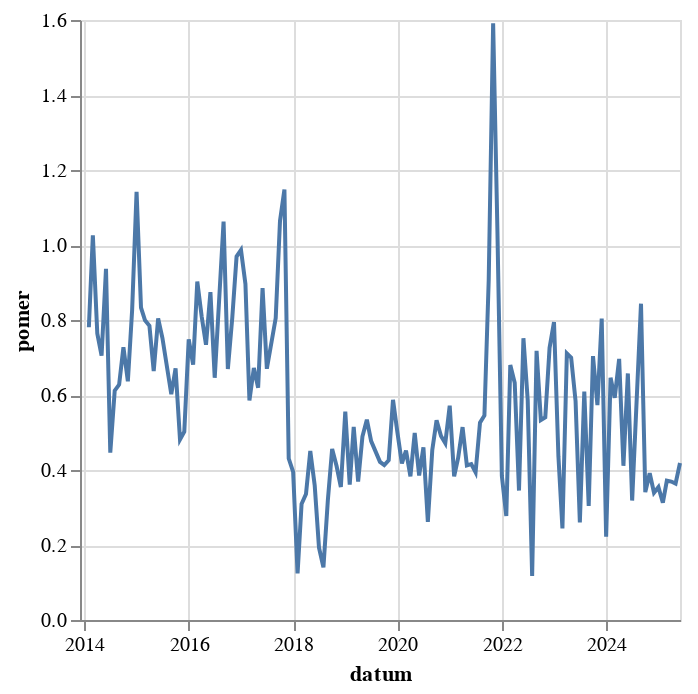

Notebook cell for this chart:
### Code cell
alt.Chart(
    vyvoj.to_pandas()
).mark_line(
).encode(
    alt.X('datum:T'),
    alt.Y('pomer:Q')
)

### Figure 1 — Vega-Lite specification as saved in the notebook (floating-point values rounded to 4 significant figures; data arrays with more than 128 entries replaced by an {"elided": "..."} marker saying what was removed)
{"config": {"view": {"continuousWidth": 300, "continuousHeight": 300}}, "data": {"name": "data-f55e3e58612308c5ffb4d7079bb2dbe8"}, "mark": {"type": "line"}, "encoding": {"x": {"field": "datum", "type": "temporal"}, "y": {"field": "pomer", "type": "quantitative"}}, "$schema": "https://vega.github.io/schema/vega-lite/v5.8.0.json", "datasets": {"data-f55e3e58612308c5ffb4d7079bb2dbe8": {"elided": "133 records"}}}
